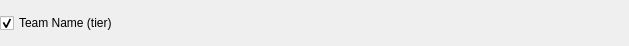
<?xml version="1.0" encoding="UTF-8"?>
<ui version="4.0">
 <class>TeamLine</class>
 <widget class="QWidget" name="TeamLine">
  <property name="geometry">
   <rect>
    <x>0</x>
    <y>0</y>
    <width>629</width>
    <height>46</height>
   </rect>
  </property>
  <property name="windowTitle">
   <string>Team &amp; Tier</string>
  </property>
  <layout class="QHBoxLayout" name="horizontalLayout">
   <property name="margin">
    <number>0</number>
   </property>
   <item>
    <widget class="QCheckBox" name="teamName">
     <property name="text">
      <string>Team Name (tier)</string>
     </property>
     <property name="checked">
      <bool>true</bool>
     </property>
    </widget>
   </item>
   <item>
    <widget class="QLabel" name="poke1">
     <property name="text">
      <string/>
     </property>
    </widget>
   </item>
   <item>
    <widget class="QLabel" name="poke2">
     <property name="text">
      <string/>
     </property>
    </widget>
   </item>
   <item>
    <widget class="QLabel" name="poke3">
     <property name="text">
      <string/>
     </property>
    </widget>
   </item>
   <item>
    <widget class="QLabel" name="poke4">
     <property name="text">
      <string/>
     </property>
    </widget>
   </item>
   <item>
    <widget class="QLabel" name="poke5">
     <property name="text">
      <string/>
     </property>
    </widget>
   </item>
   <item>
    <widget class="QLabel" name="poke6">
     <property name="text">
      <string/>
     </property>
    </widget>
   </item>
  </layout>
 </widget>
 <resources/>
 <connections/>
</ui>
